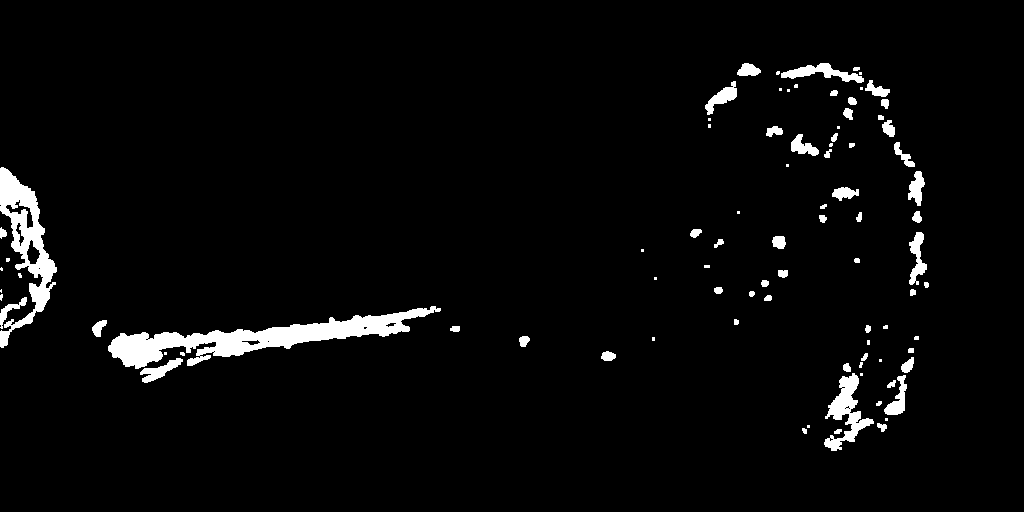
#> input picture hyper_denoised_binary_image.png, 1024 x 512 px
$ python testing3_centroid.py   (Python 2 division)
#> lines starting #> are read from the running program, lines starting #| are printed output that depends on the picture; after the words box and inside, x2 and y2 are one past the last pixel; in counts of white or black regions, pixels touching at a corner belong together

from PIL import Image
import numpy as np
import cv2
from mpl_toolkits.mplot3d import Axes3D
import matplotlib.pyplot as plt
from matplotlib.colors import LogNorm

'''
img = cv2.imread("hyper_denoised_binary_image.png", 0)


# convert image to grayscale image
# gray_image = cv2.cvtColor(img, cv2.COLOR_BGR2GRAY)


# convert the grayscale image to binary image
ret,thresh = cv2.threshold(img,127,255,0)
contours,hierarchy = cv2.findContours(thresh,1,2)

cnt = contours[0]
'''

gwash = cv2.imread("hyper_denoised_binary_image.png") #import image
#> gwash is the input picture: shape (512, 1024, 3); 3.5% white; 88 white regions (31 under 20 px), largest, box (x1, y1, x2, y2) and area: (108, 306, 441, 369) 6385, (0, 167, 57, 348) 3572, (824, 373, 874, 451) 1443
gwashBW = cv2.cvtColor(gwash, cv2.COLOR_BGR2GRAY) #change to grayscale


# plt.imshow(gwashBW, 'gray') #this is matplotlib solution (Figure 1)
# plt.xticks([]), plt.yticks([])
# plt.show()

cv2.imshow('gwash', gwashBW) #this is for native openCV display
cv2.waitKey(0)

ret,thresh1 = cv2.threshold(gwashBW, 1, 255, cv2.THRESH_BINARY) #the value of 15 is chosen by trial-and-error to produce the best outline of the skull
kernel = np.ones((3, 3),np.uint8) #square image kernel used for erosion
erosion = cv2.erode(thresh1, kernel,iterations = 1) #refines all edges in the binary image
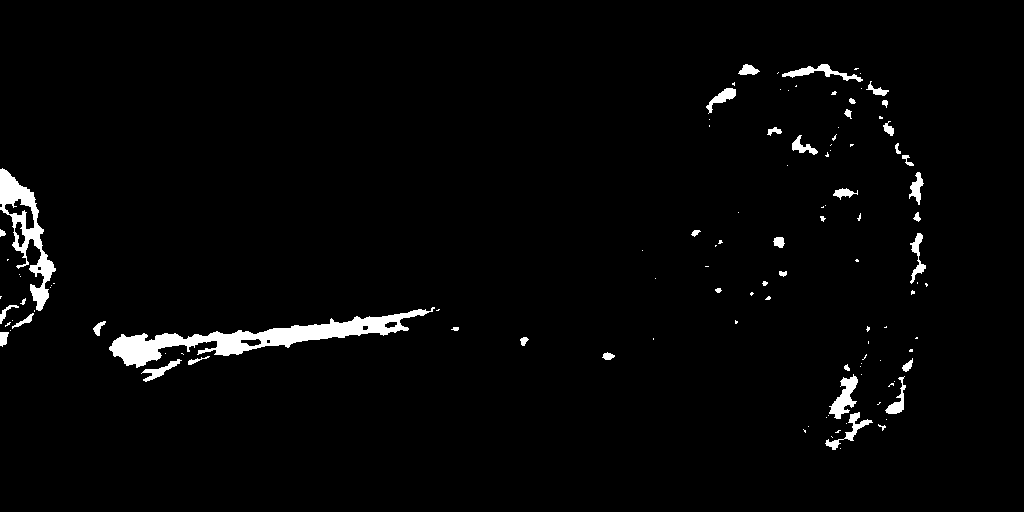
#> erosion: shape (512, 1024); 2.4% white; 113 white regions (72 under 20 px), largest, box (x1, y1, x2, y2) and area: (109, 307, 435, 368) 5089, (0, 168, 56, 311) 2386, (829, 374, 858, 419) 584

opening = cv2.morphologyEx(erosion, cv2.MORPH_OPEN, kernel)
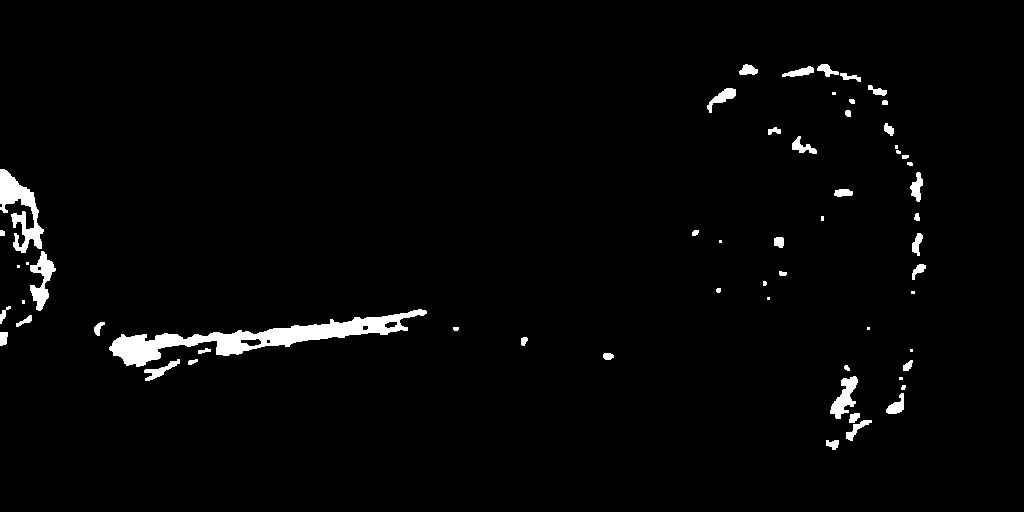
#> opening: shape (512, 1024); 2.2% white; 59 white regions (14 under 20 px), largest, box (x1, y1, x2, y2) and area: (109, 309, 427, 367) 4962, (0, 169, 44, 253) 1579, (30, 251, 56, 311) 695
closing = cv2.morphologyEx(opening, cv2.MORPH_CLOSE, kernel) #this is for further removing small noises and holes in the image
#> closing: shape (512, 1024); 2.2% white; 55 white regions (12 under 20 px)

# plt.imshow(closing, 'gray') #Figure 2
# plt.xticks([]), plt.yticks([])
# plt.show()

contours, hierarchy = cv2.findContours(closing,cv2.RETR_TREE,cv2.CHAIN_APPROX_NONE) #find contours with simple approximation
#> contours = 60 contours, 24 with area under 20; largest, box (x1, y1, x2, y2) and area: (109, 309, 427, 367) 4770, (0, 169, 56, 311) 2008, (830, 376, 858, 419) 501, (707, 88, 736, 113) 232, (846, 413, 872, 441) 209

cv2.imshow('cleaner', closing) #Figure 3
cv2.drawContours(closing, contours, -1, (100, 100, 100), 4)
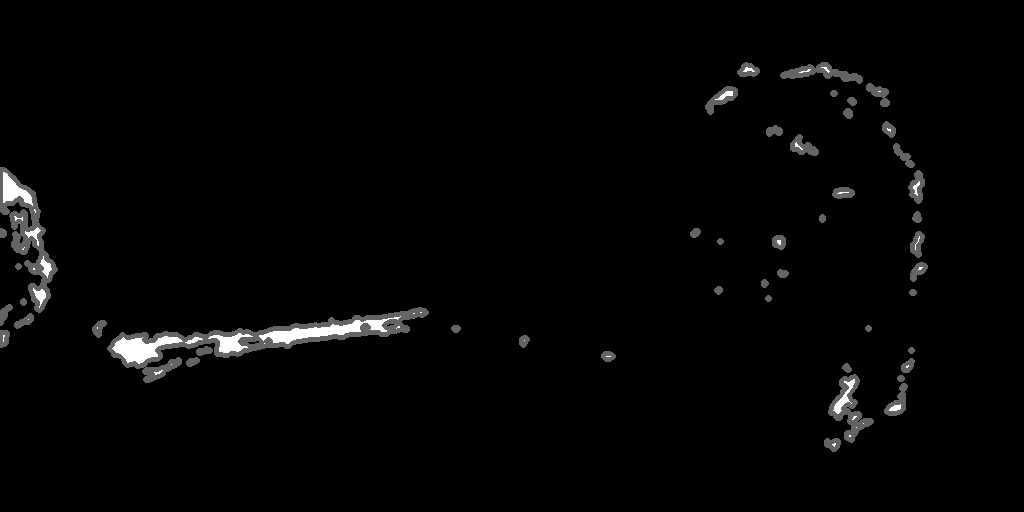
#> closing: shape (512, 1024); min 0, max 255, mean 4.7
cv2.waitKey(0)

areas = [] #list to hold all areas

for contour in contours:
  ar = cv2.contourArea(contour)
  areas.append(ar)
#> this loop made 60 passes
#> ar on passes 1 to 12: 71.5, 209, 173.5, 13, 6, 501, 17.5, 55, 27.5, 202, 50.5, 4
#> after the loop, areas = 60 values, max 4770 at index 19, min 4 at index 11, mean 176

max_area = max(areas)
#> max_area = 4770
max_area_index = areas.index(max_area) #index of the list element with largest area
#> max_area_index = 19

cnt = contours[max_area_index] #largest area contour
#> cnt = contour of 730 points, box (x1, y1, x2, y2) (109, 309, 427, 367), area 4770

# calculate moments of binary image
M = cv2.moments(cnt)
#> M = moments, m00 4770, centre m10/m00, m01/m00 = (254.8, 337.3)
print M
#> (printed output is left out)

# calculate x,y coordinate of center
cX = int(M["m10"] / M["m00"])
#> cX = 254
cY = int(M["m01"] / M["m00"])
#> cY = 337


# put text and highlight the center
cv2.circle(gwash, (cX, cY), 5, (120, 20, 60), -1)
#> gwash: shape (512, 1024, 3); 0.02% of pixels changed, all inside (x1, y1, x2, y2) = (249, 332, 260, 343)
cv2.putText(gwash, "centroid", (cX - 25, cY - 25),cv2.FONT_HERSHEY_SIMPLEX, 0.5, (120, 20, 60), 2)
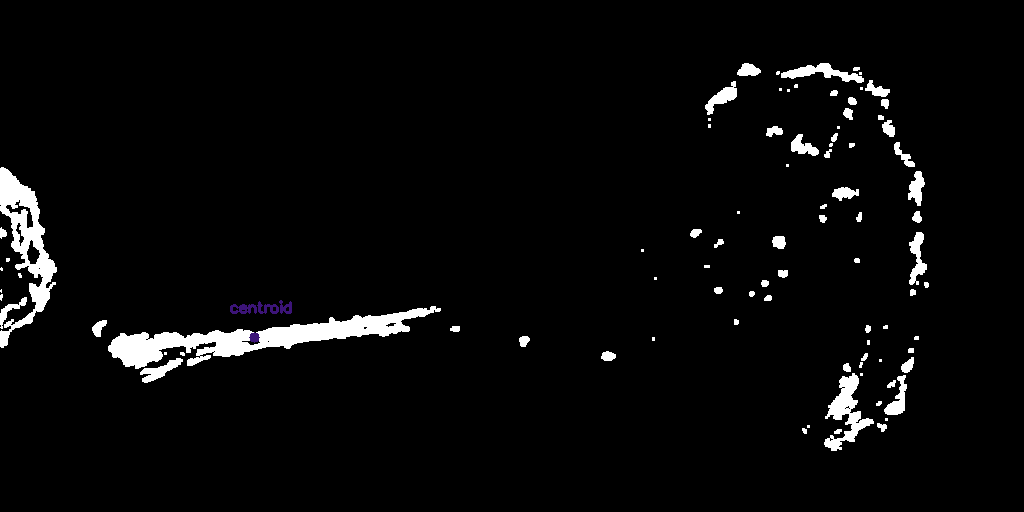
#> gwash: shape (512, 1024, 3); mean B, G, R 9, 8.9, 9

# display the image
cv2.imshow("Image", gwash  )
cv2.waitKey(0)
